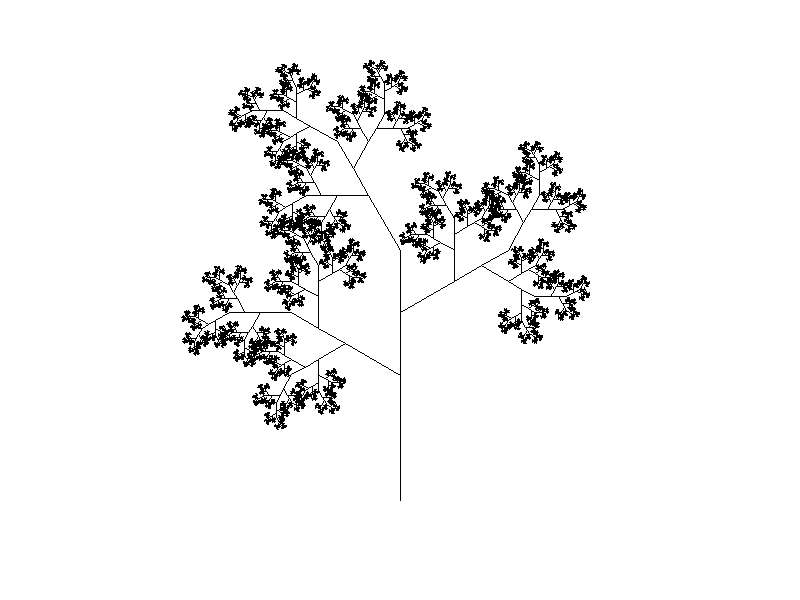

Generate this figure with Python:
# -*- coding: utf-8 -*-
"""
Created on Wed Mar  4 10:53:31 2020

@author: Lord
"""
import math
import random
from PIL import Image, ImageDraw #Подключим необходимые библиотеки

def sign(x): # знак числа
        if x > 0:
                return 1
        if x < 0:
                return -1
        return 0
def line(x1, y1, x2, y2):  # рисуем линию из точки (x1,y1) в точку (x2,y2)
        dX = abs(x2 - x1)
        dY = abs(y2 - y1)
        if dX >= dY: # если наклон по X больше Y, то X меняем на 1 и смотрим Y
            if x1 > x2: # если точка 2 правее точки 1, меняем их местами
                    x1, x2 = x2, x1
                    y1, y2 = y2, y1
            err = 0 # накапливаемая "ошибка"
            dErr = dY
            y = y1
            dirY = sign(y2 - y1)
            for x in range(x1, x2 + 1):
                    draw.point((x,y),(0,0,0))
                    err += dErr
                    if err + err >= dX:
                            y += dirY
                            err -= dX
        else: # если наклон по Y больше, то, наоборот, Y меняем на 1 и смотрим X
            if y1 > y2: # если точка 2 ближе точки 1, меняем их местами
                    x1, x2 = x2, x1
                    y1, y2 = y2, y1
            err = 0 # накапливаемая "ошибка"
            dErr = dX
            x = x1
            dirX = sign(x2 - x1)
            for y in range(y1, y2 + 1):
                    draw.point((x,y),(0,0,0))
                    err += dErr
                    if err + err >= dY:
                            x += dirX
                            err -= dY

class Turtle():
    def __init__(self, x, y):
        self.position = x, y
        self.direction = 0
        self.flag = 0
    
    def up(self):
        self.flag = 0
    
    def down(self):
        self.flag = 1 
    
    def forward(self, a):
        nx = self.position[0] + a * math.cos(self.direction * math.pi / 180)
        ny = self.position[1] + a * math.sin(self.direction * math.pi / 180)
        x, y = self.position
        if self.flag == 1:
            line(math.floor(x), math.floor(y), math.floor(nx), math.floor(ny))
        self.position = (nx, ny)
    
    def left(self, angle):
        self.direction -= angle
    
    def right(self, angle):
        self.direction += angle
    
    def back(self, a):
        self.right(180)
        self.up()
        self.forward(a)
        self.down()
        self.left(180)

image = Image.open("white.jpg") #Открываем изображение
draw = ImageDraw.Draw(image) #Создаем инструмент для рисования
width  = image.size[0] #Определяем ширину 
height = image.size[1] #Определяем высоту 	
pix = image.load()

turt = Turtle(400, 500)
turt.left(90)
turt.down()

def rec(a, k):
    if k == 1:
        turt.forward(a)
        turt.back(a)
    else:
        turt.forward(a/2)
        turt.left(60)
        rec(a/2, k-1)
        turt.right(60)
        turt.forward(a/4)
        turt.right(60)
        rec(a/2, k-1)
        turt.left(60)
        turt.forward(a/4)
        turt.left(30)
        rec(a/2, k-1)
        turt.right(30)
        turt.back(a)
rec(250, 10)

#image.show()
image.save("tree.png")